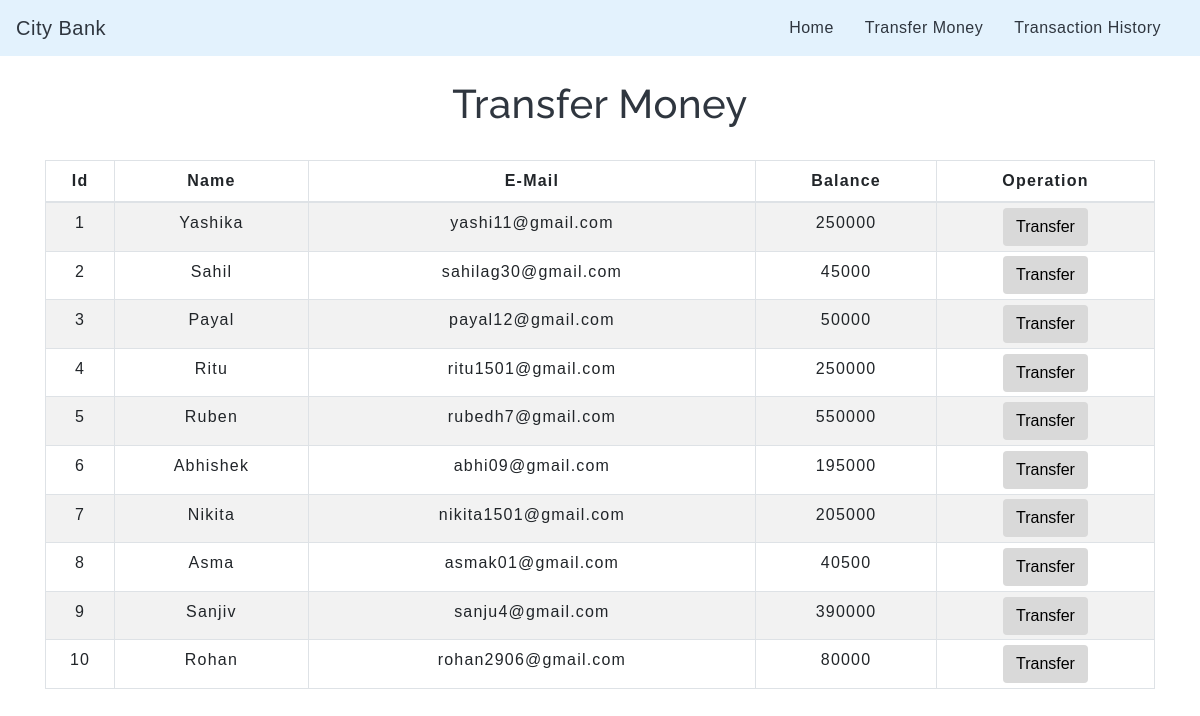
The app's page /transfermoney.php with its own data.
### tables this page shows
CREATE TABLE `users` (
  `id` int(3) NOT NULL,
  `name` text NOT NULL,
  `email` varchar(30) NOT NULL,
  `balance` int(8) NOT NULL
);

### transfermoney.php (the view, shortened to what this page needs)
<!DOCTYPE html>
<html lang="en">
<head>
    <link rel="stylesheet" href="https://maxcdn.bootstrapcdn.com/bootstrap/4.0.0/css/bootstrap.min.css">
    <link rel="stylesheet" type="text/css" href="css/table.css">
    <link rel="stylesheet" type="text/css" href="css/navbar.css">
</head>
<body>
<?php
    include 'config.php';
    $sql = "SELECT * FROM users";
    $result = mysqli_query($conn,$sql);
?>
<?php
  include 'navbar.php';
?>
<div class="container">
        <h2 class="text-center pt-4">Transfer Money</h2>
        <br>
            <div class="row">
                <div class="col">
                    <div class="table-responsive-sm">
                    <table class="table table-hover table-sm table-striped table-condensed table-bordered">
                        <thead>
                            <tr>
                            <th scope="col" class="text-center py-2">Id</th>
                            <th scope="col" class="text-center py-2">Name</th>
                            <th scope="col" class="text-center py-2">E-Mail</th>
                            <th scope="col" class="text-center py-2">Balance</th>
                            <th scope="col" class="text-center py-2">Operation</th>
                            </tr>
                        </thead>
                        <tbody>
                <?php
                    while($rows=mysqli_fetch_assoc($result)){
                ?>
                    <tr>
                        <td class="py-2"><?php echo $rows['id'] ?></td>
                        <td class="py-2"><?php echo $rows['name']?></td>
                        <td class="py-2"><?php echo $rows['email']?></td>
                        <td class="py-2"><?php echo $rows['balance']?></td>
                        <td><a href="selecteduserdetail.php?id= <?php echo $rows['id'] ;?>"> <button type="button" class="btn">Transfer</button></a></td>
                    </tr>
                <?php
                    }
                ?>
                        </tbody>
                    </table>
                    </div>
                </div>
            </div>
         </div>
</body>
</html>

### navbar.php (shortened to what this page needs)
<nav class="navbar navbar-expand-md navbar-bg-light" style="background-color: #e3f2fd;">
<a class="navbar-brand" href="index.php">City Bank</a>
<div class="collapse navbar-collapse" id="collapsibleNavbar">
      <ul class="navbar-nav ml-auto">
        <li class="nav-item">
          <a class="nav-link" href="index.php">Home</a>
        </li>
        <li class="nav-item">
          <a class="nav-link" href="transfermoney.php">Transfer Money</a>
        </li>
        <li class="nav-item">
          <a class="nav-link" href="transactionhistory.php">Transaction History</a>
        </li>
    </div>
 </nav>

### css/table.css (style rules this page uses)
* { padding: 0; margin: 0; box-sizing: border-box; font-family: sans-serif; }
h2 { font-size: 40px; }
table { letter-spacing: 1.2px; }
td { text-align: center; }
button { border:none; background: #d9d9d9; transition: 1s; }

### css/navbar.css (style rules this page uses)
.nav-link { margin-right: 15px; color:#2F363F; letter-spacing: 0.5px; transition: 0.5s; }
.navbar-brand { color: #2F363F; letter-spacing: 0.5px; }
h2 { color: #2F363F; letter-spacing: 0.5px; font-family: raleway; }

### transfermoney.php (style rules this page uses)
button { transition: 1.5s; }

### records on screen
users: id "1", name "Yashika", email "yashi11@gmail.com", balance "250000"
users: id "2", name "Sahil", email "sahilag30@gmail.com", balance "45000"
users: id "3", name "Payal", email "payal12@gmail.com", balance "50000"
users: id "4", name "Ritu", email "ritu1501@gmail.com", balance "250000"
users: id "5", name "Ruben", email "rubedh7@gmail.com", balance "550000"
users: id "6", name "Abhishek", email "abhi09@gmail.com", balance "195000"
users: id "7", name "Nikita", email "nikita1501@gmail.com", balance "205000"
users: id "8", name "Asma", email "asmak01@gmail.com", balance "40500"
users: id "9", name "Sanjiv", email "sanju4@gmail.com", balance "390000"
users: id "10", name "Rohan", email "rohan2906@gmail.com", balance "80000"
